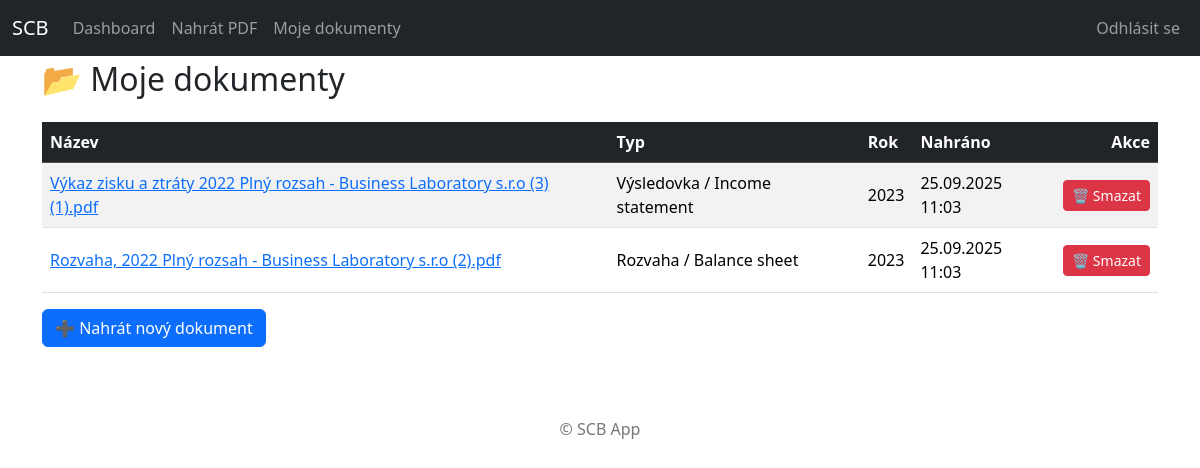
The app's page /ingestion/documents/ (signed in) with its own data.
### ingestion/models.py (models this page shows, shortened)
class Document(models.Model):
    DOC_TYPES = [
        ("balance", "Rozvaha / Balance sheet"),
        ("income", "Výsledovka / Income statement"),
    ]
    owner = models.ForeignKey(
        settings.AUTH_USER_MODEL,
        on_delete=models.CASCADE,
        related_name="documents",
    )
    file = models.FileField(upload_to="documents/%Y/%m/%d/")
    original_filename = models.CharField(max_length=255)
    uploaded_at = models.DateTimeField(default=timezone.now, db_index=True)
    year = models.PositiveIntegerField(null=True, blank=True, db_index=True)
    doc_type = models.CharField(max_length=20, choices=DOC_TYPES, db_index=True)
    notes = models.TextField(null=True, blank=True)

### ingestion/views.py (the view)
# urls.py: path("documents/", views.documents, name="documents"),
@login_required(login_url="/login/")
def documents(request: HttpRequest) -> HttpResponse:
    docs = Document.objects.filter(owner=request.user).order_by("-uploaded_at")
    return render(request, "ingestion/documents.html", {"documents": docs})

### templates/ingestion/documents.html (shortened to what this page needs)
{% extends "base.html" %}
{% block content %}
<h2 class="mb-4">📂 Moje dokumenty</h2>
<table class="table table-striped align-middle">
  <thead class="table-dark">
    <tr>
      <th>Název</th>
      <th>Typ</th>
      <th>Rok</th>
      <th>Nahráno</th>
      <th class="text-end">Akce</th>
    </tr>
  </thead>
  <tbody>
    {% for doc in documents %}
    <tr>
      <td><a href="{% url 'ingestion:document_detail' doc.id %}">{{ doc.original_filename }}</a></td>
      <td>{{ doc.get_doc_type_display }}</td>
      <td>{{ doc.year }}</td>
      <td>{{ doc.uploaded_at|date:"d.m.Y H:i" }}</td>
      <td class="text-end">
        <a href="{% url 'ingestion:delete_document' doc.id %}" class="btn btn-sm btn-danger">🗑️ Smazat</a>
      </td>
    </tr>
    {% empty %}
    <tr>
      <td colspan="5" class="text-center">Žádné dokumenty</td>
    </tr>
    {% endfor %}
  </tbody>
</table>
<a href="{% url 'ingestion:upload' %}" class="btn btn-primary">➕ Nahrát nový dokument</a>
{% endblock %}

### templates/base.html (style rules this page uses)
body { padding-top: 60px; }

### records on screen
Document: original_filename "Výkaz zisku a ztráty 2022 Plný rozsah - Business Laboratory s.r.o (3) (1).pdf", doc_type "Výsledovka / Income statement", year "2023", uploaded_at "25.09.2025 11:03"
Document: original_filename "Rozvaha, 2022 Plný rozsah - Business Laboratory s.r.o (2).pdf", doc_type "Rozvaha / Balance sheet", year "2023", uploaded_at "25.09.2025 11:03"
